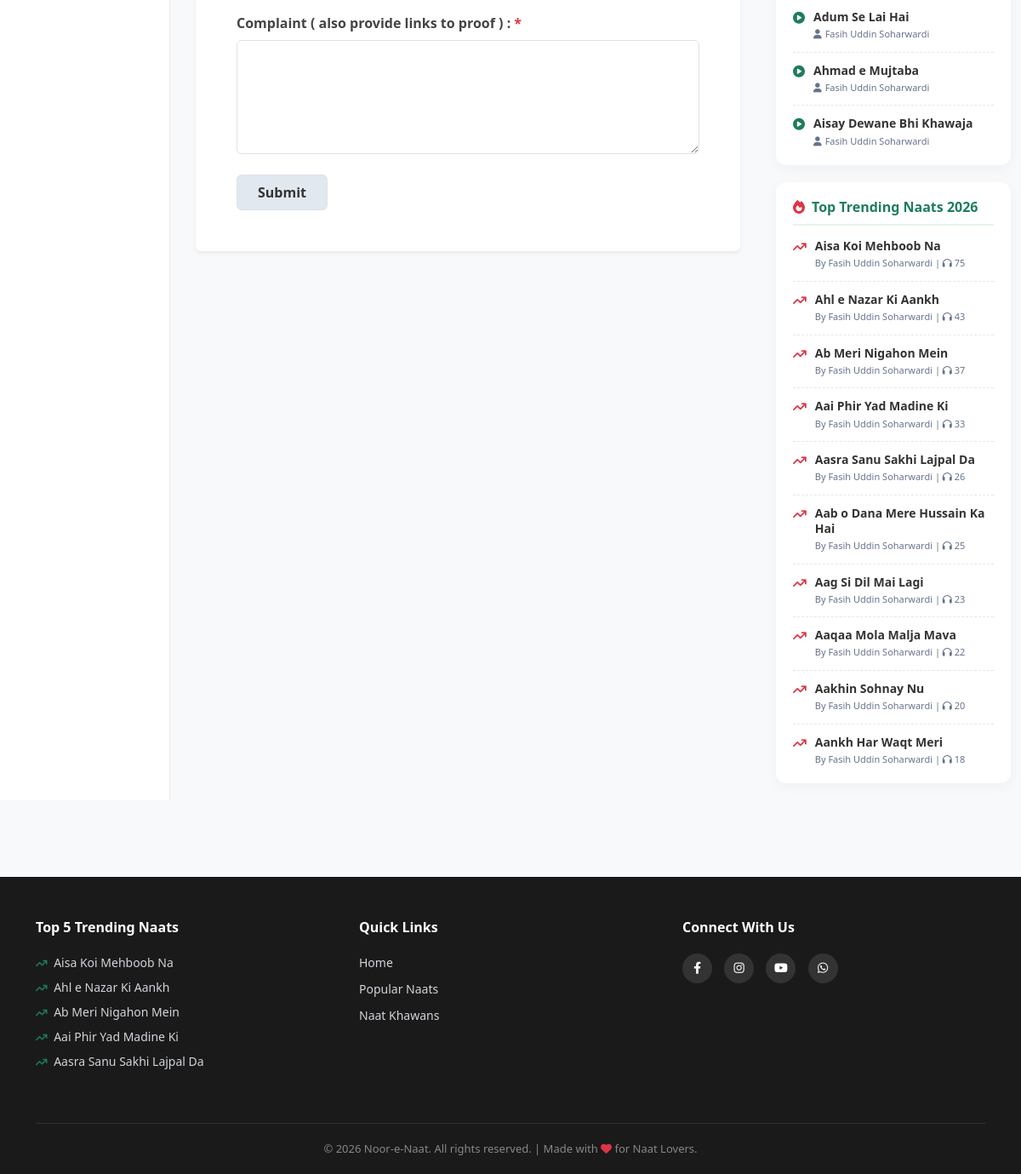
/copyright/ (lower part), run on an earlier commit of the app's database.
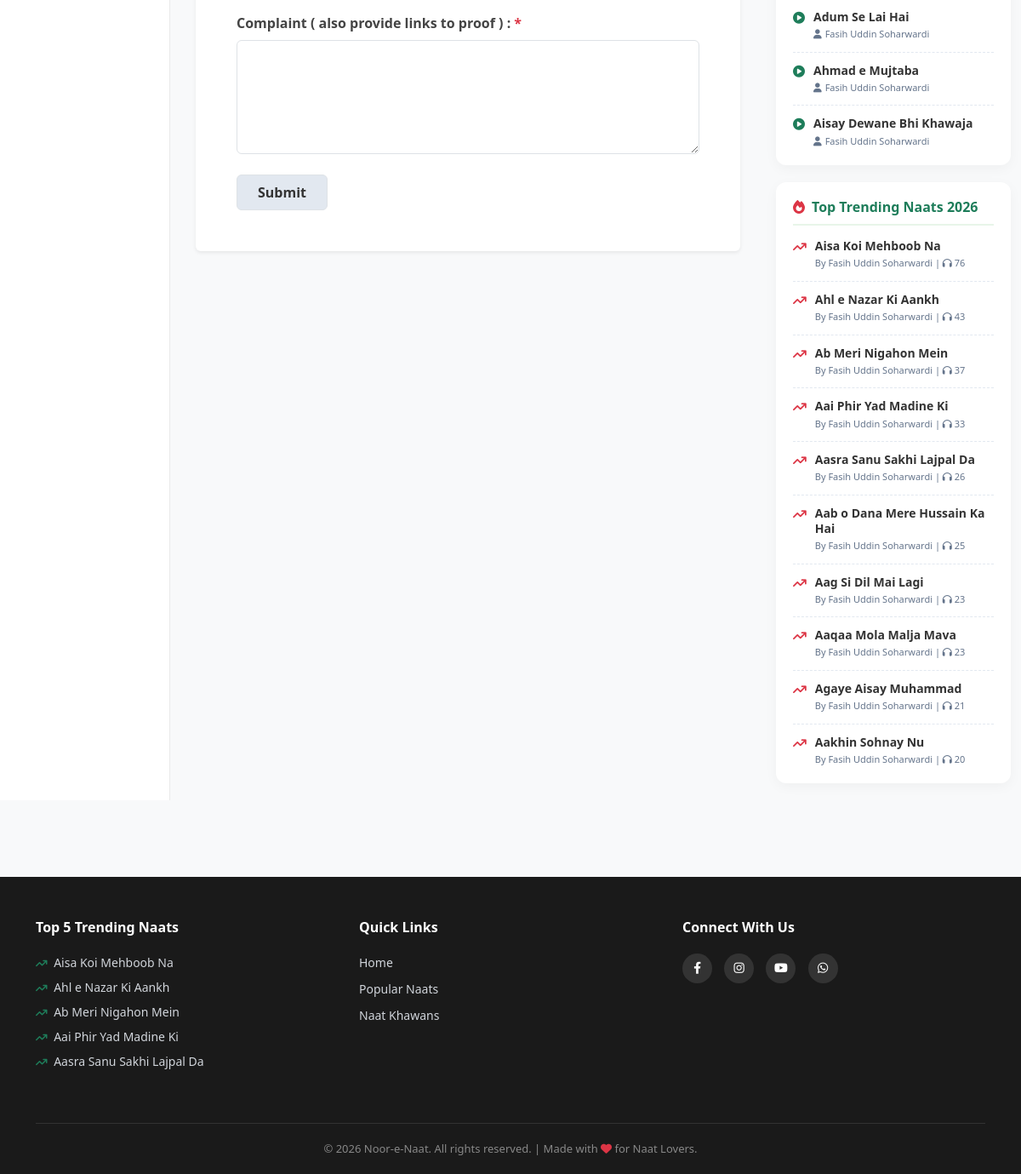
And on a later commit of the database.
### naat_app/models.py (models this page shows, shortened)
class Naat(models.Model):
    title = models.CharField(max_length=200)
    naat_khawan = models.ForeignKey(NaatKhawan, on_delete=models.CASCADE, related_name='naats')
    audio_file = models.FileField(upload_to='naats/')
    uploaded_at = models.DateTimeField(auto_now_add=True)
    is_live = models.BooleanField(default=True)
    is_popular = models.BooleanField(default=False)
    views = models.IntegerField(default=0, help_text="Kitni dafa suni gayi")

class NaatKhawan(models.Model):
    name = models.CharField(max_length=200)
    image = models.ImageField(upload_to='naat_khawan/', blank=True, null=True)

### naat_app/views.py (the view, shortened to what this page needs)
# urls.py: path('copyright/', views.copyright_page, name='copyright_page'),
def copyright_page(request):
    khawans = NaatKhawan.objects.annotate(
        naat_count=Count('naats', filter=Q(naats__is_live=True))
    ).order_by('id')
    latest_naats = Naat.objects.filter(is_live=True).order_by('-uploaded_at')[:10]
    trending_naats = Naat.objects.filter(is_live=True).order_by('-views')[:10]
    page_data = PageContent.objects.filter(page_name='copyright').first()
    context = {'khawans': khawans, 'latest_naats': latest_naats, 'trending_naats': trending_naats, 'page_data': page_data}
    return render(request, 'pages/copyright.html', context)

### naat_app/templates/pages/copyright.html (shortened to what this page needs)
{% extends 'base.html' %}
{% block content %}
<div class="container-fluid mt-3">
    <div class="row">
        <div class="col-md-3 col-lg-2 sidebar d-none d-md-block">
        </div>
        <div class="col-12 col-md-6 col-lg-7 main-content">
            <div class="card p-4 p-md-5 shadow-sm border-0 content-card">
                <form method="POST">
                    <div class="mb-4">
                        <label class="form-label fw-bold" style="color: #444;">Complaint ( also provide links to proof ) : <span class="text-danger">*</span></label>
                        <textarea name="complaint" class="form-control" rows="5" required></textarea>
                    </div>
                    <button type="submit" class="btn btn-light border px-4 py-2" style="background-color: #e2e8f0; font-weight: 600; color: #333;">Submit</button>
                </form>
            </div>
        </div>
        <div class="col-md-3 col-lg-3 d-none d-md-block mt-4">
            <div class="right-widget">
                {% for l_naat in latest_naats %}
                <div class="widget-item">
                    <i class="fa-solid fa-circle-play widget-icon"></i>
                    <div class="widget-text">
                        <a href="{% url 'naat_detail' l_naat.id %}">{{ l_naat.title }}</a>
                        <small><i class="fa-solid fa-user me-1"></i>{{ l_naat.naat_khawan.name }}</small>
                    </div>
                </div>
                {% endfor %}
            </div>
            <div class="right-widget">
                <h5><i class="fa-solid fa-fire text-danger me-2"></i>Top Trending Naats 2026</h5>
                {% for t_naat in trending_naats %}
                <div class="widget-item">
                    <i class="fa-solid fa-arrow-trend-up text-danger widget-icon"></i>
                    <div class="widget-text">
                        <a href="{% url 'naat_detail' t_naat.id %}">{{ t_naat.title }}</a>
                        <small>By {{ t_naat.naat_khawan.name }} | <i class="fa-solid fa-headphones"></i> {{ t_naat.views }}</small>
                    </div>
                </div>
                {% endfor %}
            </div>
        </div>
    </div>
</div>
{% endblock %}

### naat_app/templates/base.html (shortened to what this page needs)
{% load static %}
<!DOCTYPE html>
<html lang="en">
<head>
    <link href="https://cdn.jsdelivr.net/npm/bootstrap@5.3.0/dist/css/bootstrap.min.css" rel="stylesheet">
    <link rel="stylesheet" href="https://cdnjs.cloudflare.com/ajax/libs/font-awesome/6.4.0/css/all.min.css">
</head>
<body>
    <div class="content-wrapper">
        {% block content %}{% endblock %}
    </div>
    <footer class="footer">
        <div class="container">
            <div class="row">
                <div class="col-md-4 mb-4 text-center text-md-start">
                    <h5>Top 5 Trending Naats</h5>
                    <div class="trending-container">
                        {% for t_naat in trending_naats|slice:":5" %}
                            <a href="{% url 'naat_detail' t_naat.id %}?autoplay=1" class="text-truncate" style="max-width: 280px; margin-bottom: 8px; color: #d1d5db;">
                                <i class="fa-solid fa-arrow-trend-up me-1" style="font-size: 12px; color: #1e7d5a;"></i>
                                {{ t_naat.title }}
                            </a>
                        {% empty %}
                            <p class="small text-muted">No trending naats available.</p>
                        {% endfor %}
                    </div>
                </div>
                <div class="col-md-4 mb-4 text-center text-md-start">
                    <h5>Quick Links</h5>
                    <a href="{% url 'home' %}">Home</a>
                    <a href="{% url 'popular_naats' %}">Popular Naats</a>
                    <a href="{% url 'all_naat_khawans' %}">Naat Khawans</a>
                </div>
                <div class="col-md-4 mb-4 text-center text-md-start">
                    <h5>Connect With Us</h5>
                    <div class="social-icons mt-2">
                        <a href="https://facebook.com" target="_blank" title="Facebook"><i class="fa-brands fa-facebook-f"></i></a>
                        <a href="https://instagram.com" target="_blank" title="Instagram"><i class="fa-brands fa-instagram"></i></a>
                        <a href="https://youtube.com" target="_blank" title="YouTube"><i class="fa-brands fa-youtube"></i></a>
                        <a href="https://wa.me/923000000000" target="_blank" title="WhatsApp"><i class="fa-brands fa-whatsapp"></i></a>
                    </div>
                </div>
            </div>
            <div class="footer-bottom">
                &copy; 2026 Noor-e-Naat. All rights reserved. | Made with <i class="fa-solid fa-heart text-danger"></i> for Naat Lovers.
            </div>
        </div>
    </footer>
</body>
</html>

What changed in the data, as far as the page shows it:
no longer on this page (row unchanged): Naat: title "Aankh Har Waqt Meri", naat_khawan.name "Fasih Uddin Soharwardi", views "18", shown under "Top Trending Naats 2026"
changed Naat "Aisa Koi Mehboob Na": views "75" → "76"
changed Naat "Aaqaa Mola Malja Mava": views "22" → "23"
now on this page (row edited): Naat: title "Agaye Aisay Muhammad", naat_khawan.name "Fasih Uddin Soharwardi", views "21", shown under "Top Trending Naats 2026"
